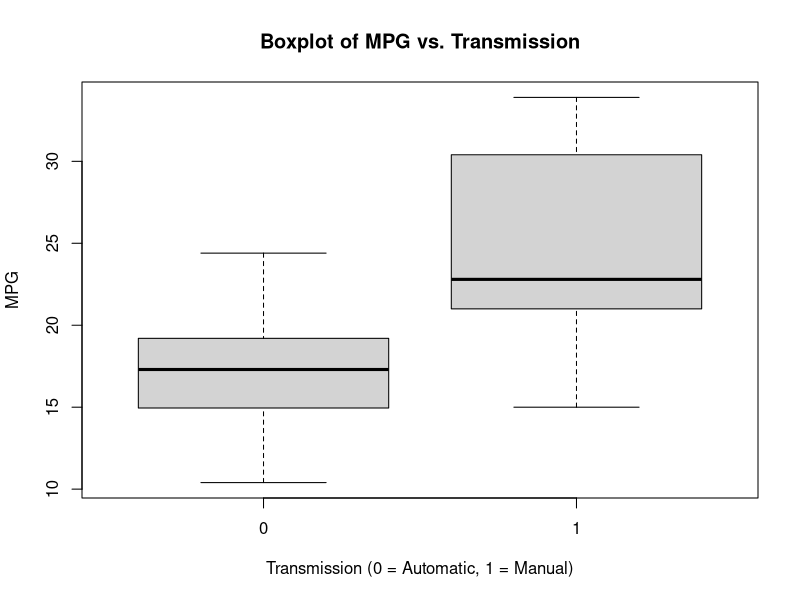
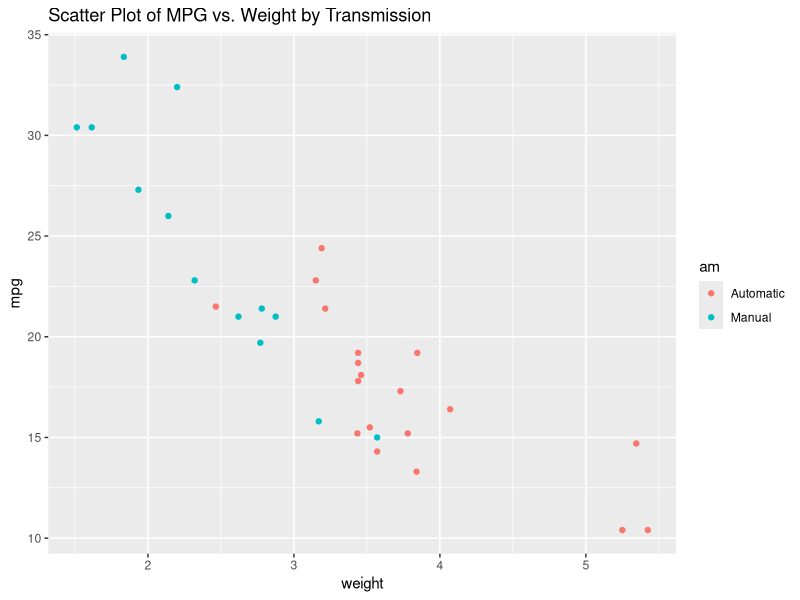
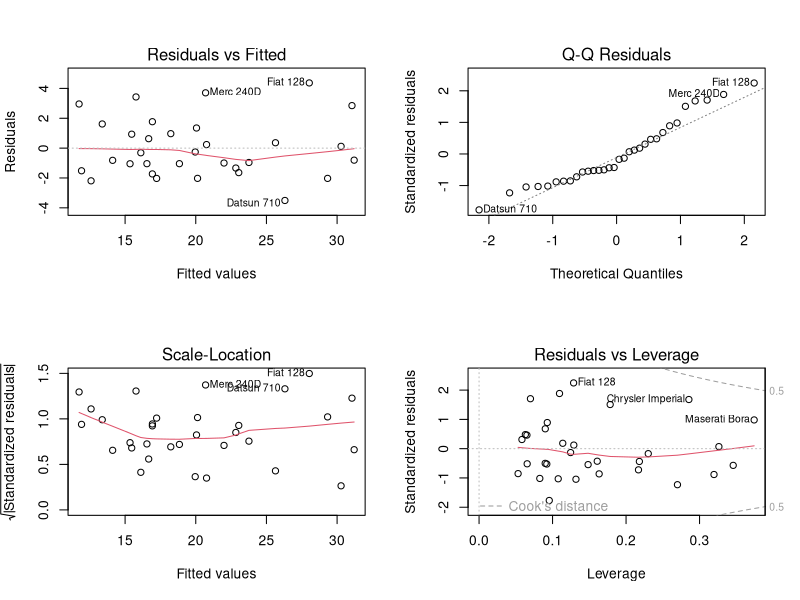

Reproduce these figures in R, in order.
## ---- chunk 1
library(ggplot2)
data(mtcars)
dim(mtcars)
mtcars$cyl <- as.factor(mtcars$cyl)
mtcars$vs <- as.factor(mtcars$vs)
mtcars$am <- factor(mtcars$am)
mtcars$gear <- factor(mtcars$gear)
mtcars$carb <- factor(mtcars$carb)
attach(mtcars)
## ---- chunk 2
result <- t.test(mpg ~ am)
result$p.value
result$estimate
## ---- chunk 3
fullModel <- lm(mpg ~ ., data=mtcars)
summary(fullModel)
## ---- chunk 4
stepModel <- step(fullModel, k=log(nrow(mtcars)))
summary(stepModel) # results hidden
## ---- chunk 5
amIntWtModel<-lm(mpg ~ wt + qsec + am + wt:am, data=mtcars)
summary(amIntWtModel) # results hidden
## ---- chunk 6
amModel<-lm(mpg ~ am, data=mtcars)
summary(amModel) # results hidden
## ---- chunk 7
anova(amModel, stepModel, fullModel, amIntWtModel) 
confint(amIntWtModel) # results hidden
## ---- chunk 8
summary(amIntWtModel)$coef
## ---- chunk 9
sum((abs(dfbetas(amIntWtModel)))>1)
## ---- chunk 10
boxplot(mpg ~ am, xlab="Transmission (0 = Automatic, 1 = Manual)", ylab="MPG",
        main="Boxplot of MPG vs. Transmission")
## ---- chunk 11
ggplot(mtcars, aes(x=wt, y=mpg, group=am, color=am, height=3, width=3)) + geom_point() +  
scale_colour_discrete(labels=c("Automatic", "Manual")) + 
xlab("weight") + ggtitle("Scatter Plot of MPG vs. Weight by Transmission")
## ---- chunk 12
par(mfrow = c(2, 2))
plot(amIntWtModel)
